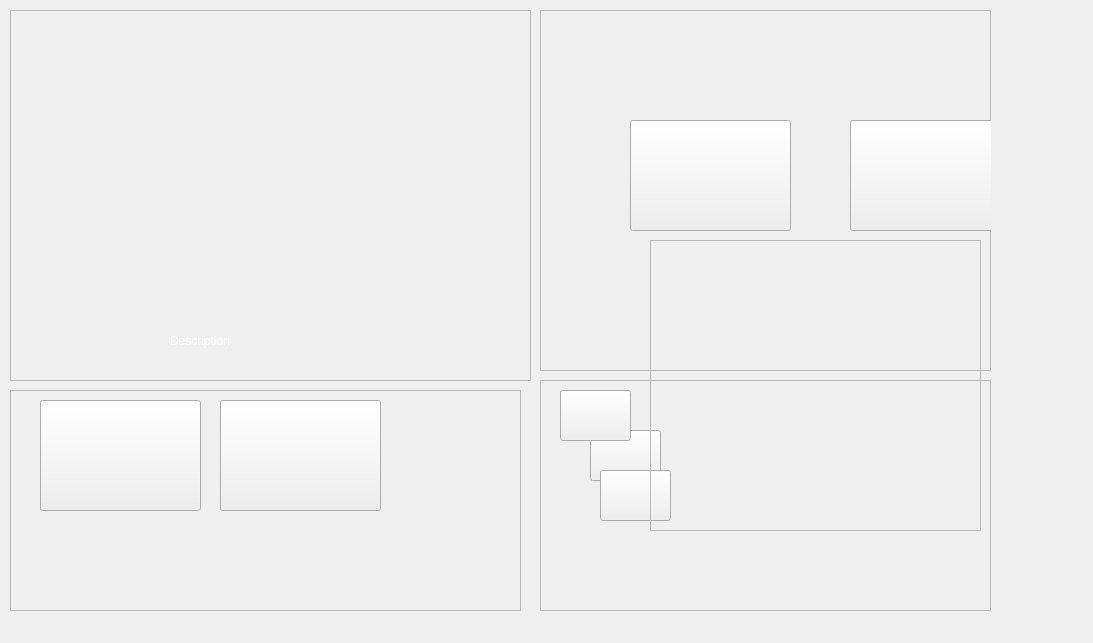
<?xml version="1.0" encoding="UTF-8"?>
<ui version="4.0">
 <class>GameMenu</class>
 <widget class="QWidget" name="GameMenu">
  <property name="geometry">
   <rect>
    <x>0</x>
    <y>0</y>
    <width>1093</width>
    <height>643</height>
   </rect>
  </property>
  <property name="windowTitle">
   <string>Form</string>
  </property>
  <property name="styleSheet">
   <string notr="true"/>
  </property>
  <widget class="QFrame" name="f_help">
   <property name="geometry">
    <rect>
     <x>10</x>
     <y>10</y>
     <width>521</width>
     <height>371</height>
    </rect>
   </property>
   <property name="styleSheet">
    <string notr="true">.QFrame{
border-image: url(:/img/menu/helpscreen.jpg);
}</string>
   </property>
   <property name="frameShape">
    <enum>QFrame::StyledPanel</enum>
   </property>
   <property name="frameShadow">
    <enum>QFrame::Raised</enum>
   </property>
  </widget>
  <widget class="QFrame" name="f_main">
   <property name="geometry">
    <rect>
     <x>540</x>
     <y>10</y>
     <width>451</width>
     <height>361</height>
    </rect>
   </property>
   <property name="styleSheet">
    <string notr="true">.QFrame{
border-image: url(:/img/menu/background.png);
}</string>
   </property>
   <property name="frameShape">
    <enum>QFrame::StyledPanel</enum>
   </property>
   <property name="frameShadow">
    <enum>QFrame::Raised</enum>
   </property>
   <widget class="QPushButton" name="btPlay">
    <property name="geometry">
     <rect>
      <x>310</x>
      <y>110</y>
      <width>161</width>
      <height>111</height>
     </rect>
    </property>
    <property name="styleSheet">
     <string notr="true">border-image: url(:/img/menu/startbutton.jpg);</string>
    </property>
    <property name="text">
     <string/>
    </property>
   </widget>
   <widget class="QPushButton" name="btHelp">
    <property name="geometry">
     <rect>
      <x>90</x>
      <y>110</y>
      <width>161</width>
      <height>111</height>
     </rect>
    </property>
    <property name="styleSheet">
     <string notr="true">
border-image: url(:/img/menu/helpbutton.jpg);</string>
    </property>
    <property name="text">
     <string/>
    </property>
   </widget>
  </widget>
  <widget class="QFrame" name="f_player">
   <property name="geometry">
    <rect>
     <x>10</x>
     <y>390</y>
     <width>511</width>
     <height>221</height>
    </rect>
   </property>
   <property name="styleSheet">
    <string notr="true">.QFrame{
border-image: url(:/img/menu/selectcharacters.jpg);
}</string>
   </property>
   <property name="frameShape">
    <enum>QFrame::StyledPanel</enum>
   </property>
   <property name="frameShadow">
    <enum>QFrame::Raised</enum>
   </property>
   <widget class="QPushButton" name="ash1">
    <property name="geometry">
     <rect>
      <x>30</x>
      <y>10</y>
      <width>161</width>
      <height>111</height>
     </rect>
    </property>
    <property name="styleSheet">
     <string notr="true">border-image: url(:/img/ash1.png);
</string>
    </property>
    <property name="text">
     <string/>
    </property>
   </widget>
   <widget class="QPushButton" name="ash2">
    <property name="geometry">
     <rect>
      <x>210</x>
      <y>10</y>
      <width>161</width>
      <height>111</height>
     </rect>
    </property>
    <property name="styleSheet">
     <string notr="true">border-image: url(:/img/ash2.png);</string>
    </property>
    <property name="text">
     <string/>
    </property>
   </widget>
  </widget>
  <widget class="QFrame" name="f_venue">
   <property name="geometry">
    <rect>
     <x>540</x>
     <y>380</y>
     <width>451</width>
     <height>231</height>
    </rect>
   </property>
   <property name="styleSheet">
    <string notr="true">.QFrame{
border-image: url(:/img/menu/selectplace.jpg);
}</string>
   </property>
   <property name="frameShape">
    <enum>QFrame::StyledPanel</enum>
   </property>
   <property name="frameShadow">
    <enum>QFrame::Raised</enum>
   </property>
   <widget class="QPushButton" name="place1">
    <property name="geometry">
     <rect>
      <x>20</x>
      <y>10</y>
      <width>71</width>
      <height>51</height>
     </rect>
    </property>
    <property name="styleSheet">
     <string notr="true">border-image: url(:/img/beach_view.jpg);</string>
    </property>
    <property name="text">
     <string/>
    </property>
   </widget>
   <widget class="QPushButton" name="place2">
    <property name="geometry">
     <rect>
      <x>50</x>
      <y>50</y>
      <width>71</width>
      <height>51</height>
     </rect>
    </property>
    <property name="styleSheet">
     <string notr="true">border-image: url(:/img/space_view.jpg);</string>
    </property>
    <property name="text">
     <string/>
    </property>
   </widget>
   <widget class="QPushButton" name="place3">
    <property name="geometry">
     <rect>
      <x>60</x>
      <y>90</y>
      <width>71</width>
      <height>51</height>
     </rect>
    </property>
    <property name="styleSheet">
     <string notr="true">border-image: url(:/img/iCity_View.jpg);</string>
    </property>
    <property name="text">
     <string/>
    </property>
   </widget>
   <zorder>place2</zorder>
   <zorder>place3</zorder>
   <zorder>place1</zorder>
  </widget>
  <widget class="QFrame" name="highlighter">
   <property name="geometry">
    <rect>
     <x>650</x>
     <y>240</y>
     <width>331</width>
     <height>291</height>
    </rect>
   </property>
   <property name="styleSheet">
    <string notr="true">border-image: url(:/img/highlighter.png);</string>
   </property>
   <property name="frameShape">
    <enum>QFrame::StyledPanel</enum>
   </property>
   <property name="frameShadow">
    <enum>QFrame::Raised</enum>
   </property>
  </widget>
  <widget class="QLabel" name="description">
   <property name="geometry">
    <rect>
     <x>170</x>
     <y>300</y>
     <width>721</width>
     <height>81</height>
    </rect>
   </property>
   <property name="styleSheet">
    <string notr="true">font: 25 italic 36pt &quot;Ubuntu&quot;;
color: rgb(255, 255, 255);</string>
   </property>
   <property name="text">
    <string>Description</string>
   </property>
   <property name="alignment">
    <set>Qt::AlignLeading|Qt::AlignLeft|Qt::AlignVCenter</set>
   </property>
  </widget>
 </widget>
 <resources/>
 <connections/>
</ui>
